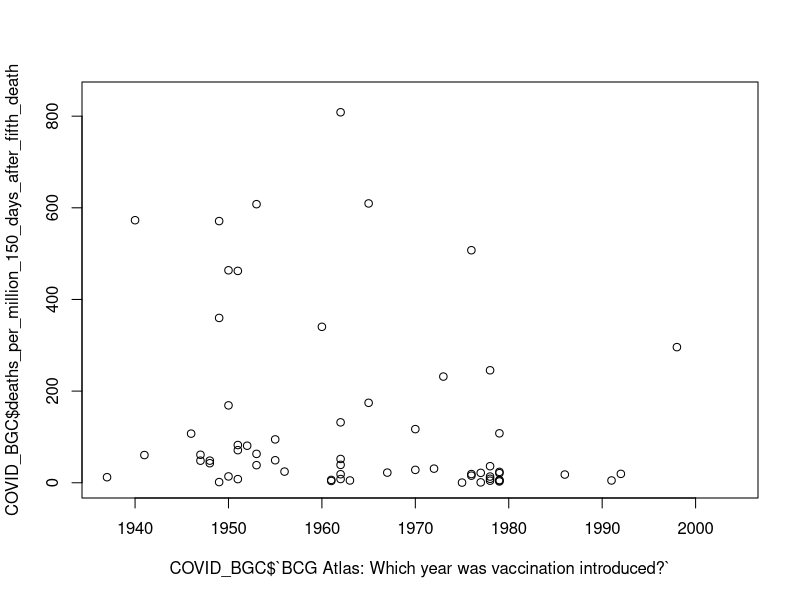
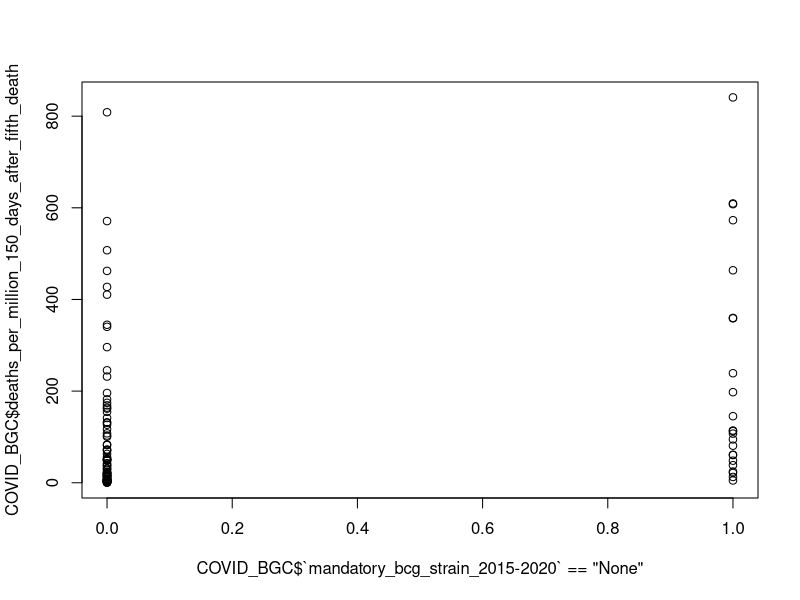
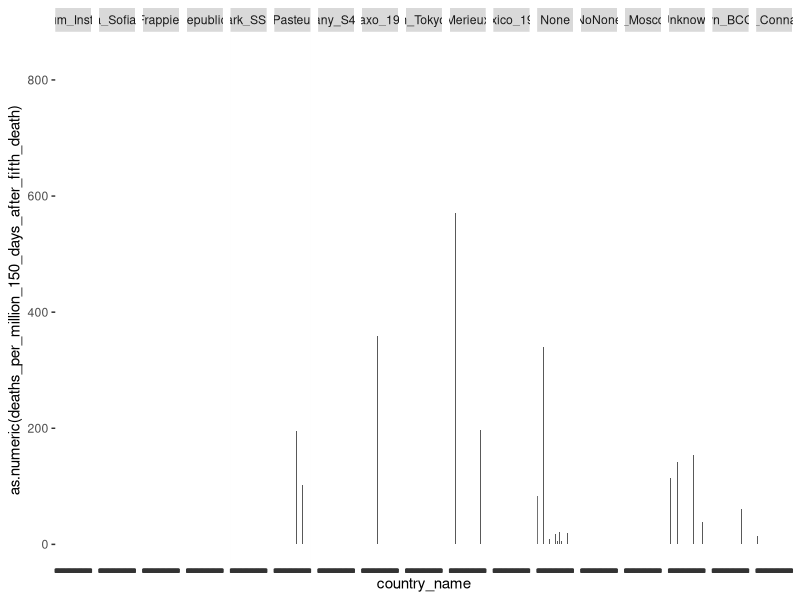

Write the R code that produced these figures, in order.
## ---- chunk 1
knitr::opts_chunk$set(echo = TRUE)
## ---- chunk 2
library(tidyverse)

BCG_strain <-
  read_delim("task_2-BCG_strain_per_country-1Nov2020.csv", ",")
COVID <-
  read_delim(
    "task_2-COVID-19-death_cases_per_country_after_fifth_death-till_22_September_2020.csv",
    ","
  )

COVID_BGC <- left_join(BCG_strain, COVID, by = "country_name")

plot(
  COVID_BGC$`BCG Atlas: Which year was vaccination introduced?`,
  COVID_BGC$deaths_per_million_150_days_after_fifth_death
)

plot(
  COVID_BGC$`mandatory_bcg_strain_2015-2020` == "None",
  COVID_BGC$deaths_per_million_150_days_after_fifth_death
)


ggplot(COVID_BGC, aes(
  country_name,
  as.numeric(deaths_per_million_150_days_after_fifth_death)
)) +
  geom_col() + theme(axis.text.x = element_blank()) +
  facet_grid( ~ `mandatory_bcg_strain_1950-1960`)

model <-
  lm(
    as.numeric(COVID_BGC$`BCG Atlas: Which year was vaccination introduced?`) ~ as.numeric(COVID_BGC$deaths_per_million_150_days_after_fifth_death)
  )

summary(model)

## ---- chunk 3
#knitr::purl("PEC2.Rmd")
